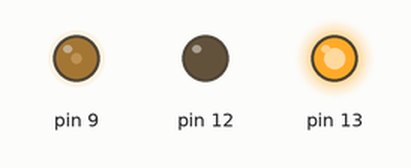
A sketch run on a simulated Arduino Uno, built with avr-gcc and run on an emulated ATmega328P. Parts: output pins drawn as LEDs (lit = HIGH).

Above: at 1.0 s.
At 3.0 s:
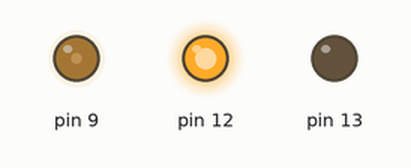
Timing chart, 0 to 5.2 s (numbered marks = the images above):
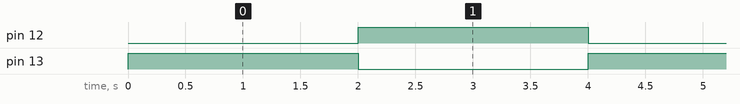

Measured:
- by itself, pin 12, pin 13: alternates HIGH for 2.0 s and LOW for 2.0 s

The sketch:

testingReverse.ino
```cpp
void setup() {
  // put your setup code here, to run once:
  pinMode(9,OUTPUT);
  pinMode(12,OUTPUT);
  pinMode(13,OUTPUT);
  analogWrite(9,60);
}

void loop() {
  // put your main code here, to run repeatedly:
  digitalWrite(12,LOW);//positive direction
  digitalWrite(13,HIGH);
  delay(2000);
  digitalWrite(12,HIGH);//reverse
  digitalWrite(13,LOW);
  delay(2000);
}
```
